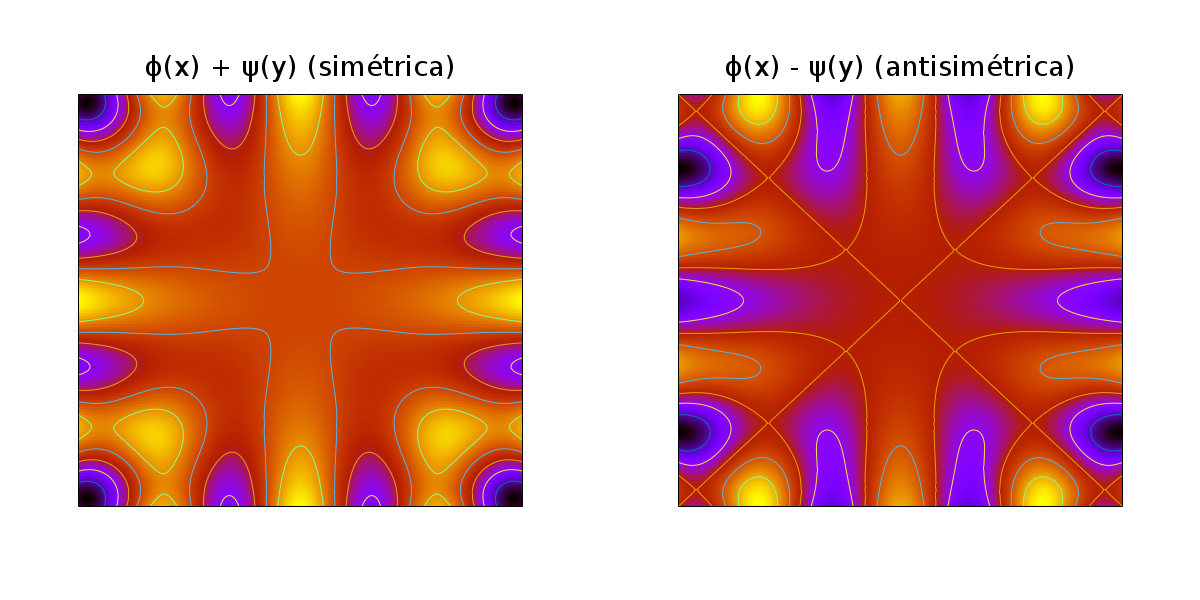

Here is the gnuplot script that generated this plot:
reset

set term pngcairo size 1200,600
set output "simetry.png"

f(x) = cos(x)
g(x) = x*x

set view map
unset key
set isosamples 150
set samples 1000

unset xtics
unset ytics
unset cbrange
unset cbtics
unset colorbox

set contour

set multiplot layout 1,2

set title "ϕ(x) + ψ(y) (simétrica)" font ",20"

splot f(x)*g(y) + g(x)*f(y) w pm3d

set title "ϕ(x) - ψ(y) (antisimétrica)" font ",20"
splot f(x)*g(y) - g(x)*f(y) w pm3d

unset multiplot
